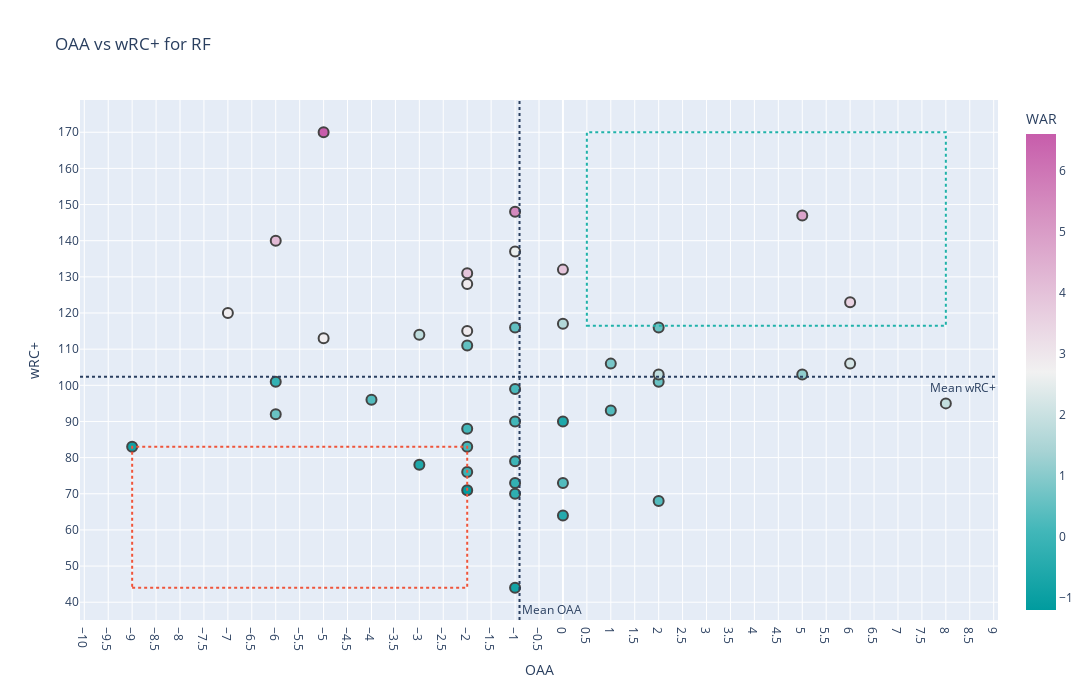

Here is the notebook cell this chart was saved with:
### Code cell
rf_plot

### Figure 1 — Plotly figure (JSON) as saved in the notebook; plotly's stock layout.template omitted (floating-point values rounded to 4 significant figures)
{"data": [{"customdata": [["MIN", 490], ["- - -", 616], ["SFG", 532], ["HOU", 567], ["OAK", 307], ["MIA", 251], ["STL", 124], ["CHC", 353], ["SFG", 306], ["MIN", 231], ["NYM", 479], ["- - -", 300], ["CLE", 250], ["DET", 181], ["SFG", 381], ["TOR", 595], ["ARI", 158], ["- - -", 288], ["MIN", 107], ["LAA", 140], ["NYY", 579], ["STL", 137], ["NYY", 633], ["- - -", 193], ["ARI", 182], ["KCR", 111], ["CIN", 204], ["DET", 115], ["PIT", 382], ["MIL", 515], ["LAA", 237], ["BOS", 634], ["LAD", 550], ["OAK", 188], ["BOS", 572], ["ARI", 545], ["STL", 619], ["PHI", 599], ["CIN", 585], ["BAL", 438], ["- - -", 602], ["SEA", 691], ["NYY", 218]], "hovertemplate": "<b>%{hovertext}</b><br><br>OAA=%{x}<br>wRC+=%{y}<br>Team=%{customdata[0]}<br>PA=%{customdata[1]}<br>WAR=%{marker.color}<extra></extra>", "hovertext": ["Max Kepler", "Joey Gallo", "Mike Yastrzemski", "Kyle Tucker", "Seth Brown", "Jesus Sanchez", "Lars Nootbaar", "Jason Heyward", "Austin Slater", "Alex Kirilloff", "Michael Conforto", "Billy McKinney", "Josh Naylor", "Nomar Mazara", "LaMonte Wade Jr.", "Teoscar Hernandez", "Josh Reddick", "Adam Eaton", "Kyle Garlick", "Jo Adell", "Giancarlo Stanton", "Justin Williams", "Aaron Judge", "Jordan Luplow", "Kole Calhoun", "Edward Olivares", "Aristides Aquino", "Daz Cameron", "Gregory Polanco", "Avisail Garcia", "Taylor Ward", "J.D. Martinez", "Mookie Betts", "Stephen Piscotty", "Hunter Renfroe", "Pavin Smith", "Dylan Carlson", "Bryce Harper", "Nick Castellanos", "Anthony Santander", "Jorge Soler", "Mitch Haniger", "Clint Frazier"], "legendgroup": "", "marker": {"color": [1.9, 3.5, 2.2, 4.8, 1.1, 0.6, 0.6, 0.3, 1.8, 0.3, 0.8, 0.3, -0.6, -0.5, 1.6, 3.9, -0.2, -0.3, 0.2, 0.1, 2.6, -0.8, 5.5, 0.5, 0, 0.1, 0.1, -0.1, -1.2, 2.9, 0.5, 2.9, 3.9, -0.6, 1.8, 0.3, 2.8, 6.6, 4.2, 0.6, -0.2, 2.8, -0.9], "coloraxis": "coloraxis", "line": {"width": 2}, "size": 10, "symbol": "circle"}, "mode": "markers", "name": "", "orientation": "v", "showlegend": false, "type": "scatter", "x": [8, 6, 6, 5, 5, 2, 2, 2, 2, 1, 1, 0, 0, 0, 0, 0, -1, -1, -1, -1, -1, -1, -1, -1, -1, -2, -2, -2, -2, -2, -2, -2, -2, -3, -3, -4, -5, -5, -6, -6, -6, -7, -9], "xaxis": "x", "y": [95, 123, 106, 147, 103, 116, 101, 68, 103, 93, 106, 73, 90, 64, 117, 132, 73, 70, 99, 90, 137, 44, 148, 116, 79, 88, 83, 76, 71, 115, 111, 128, 131, 78, 114, 96, 113, 170, 140, 92, 101, 120, 83], "yaxis": "y"}], "layout": {"annotations": [{"showarrow": false, "text": "Mean wRC+", "x": 1, "xanchor": "right", "xref": "x domain", "y": 102.4, "yanchor": "top", "yref": "y"}, {"showarrow": false, "text": "Mean OAA", "x": -0.907, "xanchor": "left", "xref": "x", "y": 0, "yanchor": "bottom", "yref": "y domain"}], "coloraxis": {"colorbar": {"title": {"text": "WAR"}}, "colorscale": [[0, "rgb(0, 155, 158)"], [0.1667, "rgb(66, 183, 185)"], [0.3333, "rgb(167, 211, 212)"], [0.5, "rgb(241, 241, 241)"], [0.6667, "rgb(228, 193, 217)"], [0.8333, "rgb(214, 145, 193)"], [1, "rgb(199, 93, 171)"]]}, "height": 700, "legend": {"tracegroupgap": 0}, "shapes": [{"line": {"color": "LightSeaGreen", "dash": "dot", "width": 2}, "x0": 0.5, "x1": 8, "y0": 116.5, "y1": 170}, {"line": {"color": "#EF553B", "dash": "dot", "width": 2}, "x0": -9, "x1": -2, "y0": 44, "y1": 83}, {"line": {"dash": "dot"}, "type": "line", "x0": 0, "x1": 1, "xref": "x domain", "y0": 102.4, "y1": 102.4, "yref": "y"}, {"line": {"dash": "dot"}, "type": "line", "x0": -0.907, "x1": -0.907, "xref": "x", "y0": 0, "y1": 1, "yref": "y domain"}], "title": {"text": "OAA vs wRC+ for RF"}, "width": 1350, "xaxis": {"anchor": "y", "domain": [0, 1], "nticks": 40, "title": {"text": "OAA"}}, "yaxis": {"anchor": "x", "domain": [0, 1], "nticks": 20, "title": {"text": "wRC+"}}}}
